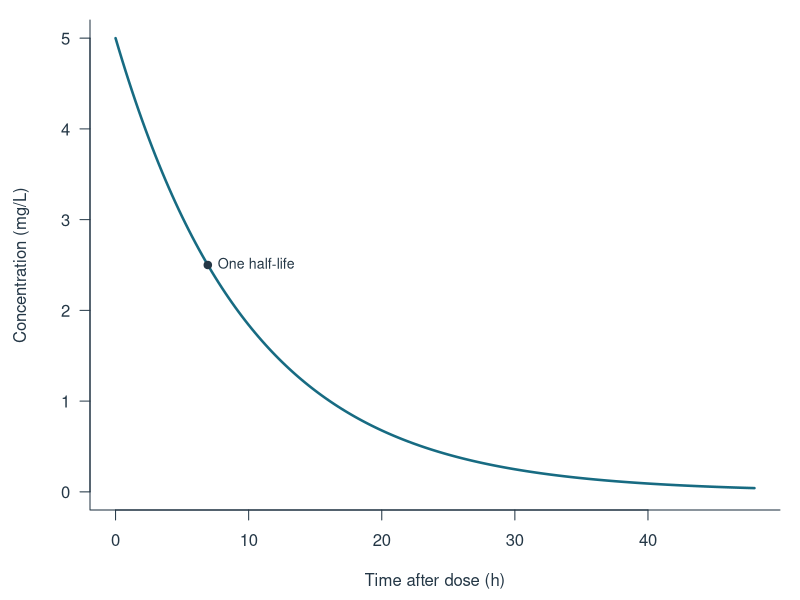

Source code (R):
## ---- chunk 1
# Hypothetical parameters; use consistent units throughout.
dose_mg <- 100
volume_l <- 20
clearance_l_h <- 2

k_h <- clearance_l_h / volume_l
half_life_h <- log(2) / k_h

# Include time zero: concentration immediately after the bolus.
time_h <- seq(0, 48, by = 0.25)
concentration_mg_l <- (dose_mg / volume_l) * exp(-k_h * time_h)

profile <- data.frame(time_h, concentration_mg_l)

# Check the initial condition and the defining half-life relationship.
stopifnot(
  all.equal(profile$concentration_mg_l[1], dose_mg / volume_l),
  all.equal((dose_mg / volume_l) * exp(-k_h * half_life_h),
            (dose_mg / volume_l) / 2),
  all(diff(profile$concentration_mg_l) < 0)
)

data.frame(
  initial_concentration_mg_l = dose_mg / volume_l,
  elimination_rate_constant_per_h = k_h,
  half_life_h = round(half_life_h, 2),
  concentration_at_24_h_mg_l = round((dose_mg / volume_l) * exp(-k_h * 24), 3)
)
## ---- chunk 2
#| label: fig-concentration
#| fig-cap: "Hypothetical one-compartment IV bolus profile: 100 mg dose, 20 L volume, and 2 L/h clearance. The marked point is one elimination half-life after dosing."
#| fig-alt: "Concentration falls exponentially from 5 mg per liter immediately after dosing toward zero over 48 hours, reaching 2.5 mg per liter at about 6.93 hours."
#| fig-width: 7
#| fig-height: 4.5
# A white plotting surface keeps the figure readable in both site themes.
par(bg = "white", fg = "#243746", col.axis = "#243746",
    col.lab = "#243746", mar = c(4.5, 4.5, 1, 1))
plot(
  profile$time_h, profile$concentration_mg_l,
  type = "l", lwd = 2.5, col = "#176b82",
  xlab = "Time after dose (h)", ylab = "Concentration (mg/L)",
  ylim = c(0, dose_mg / volume_l), las = 1, bty = "l"
)
points(half_life_h, (dose_mg / volume_l) / 2,
       pch = 19, col = "#243746")
text(half_life_h, (dose_mg / volume_l) / 2,
     labels = "One half-life", pos = 4, cex = 0.85)
